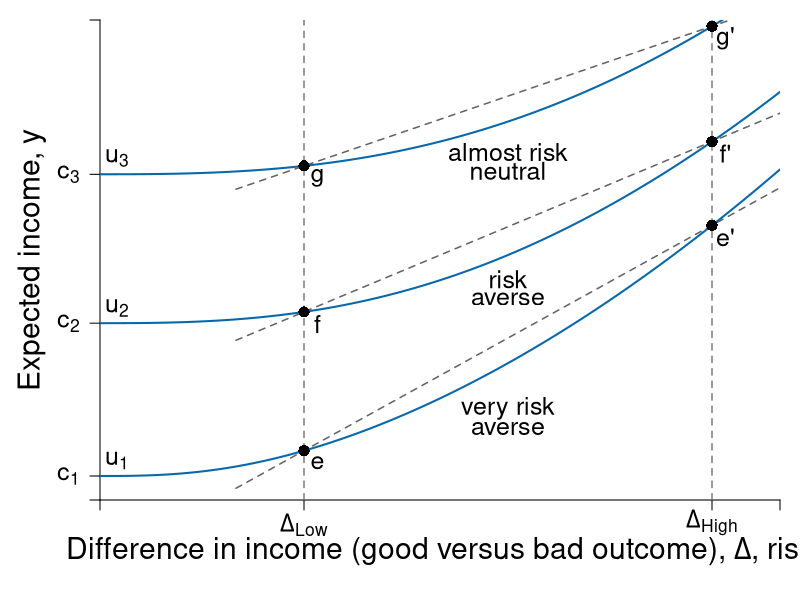

Source code (R):
#' Graph Designer: Scott Cohn
#' Authors: Bowles and Halliday
#' Title: Coordination, Conflict and Competition: A Text in Microeconomics

library("shape")

pdf(file = "risk/risks_low_very.pdf", width = 9, height = 7)

# Set parameters for graphics
axislabelsize <- 1.8
labelsize <- 1.5
namesize <- 1.8
annotatesize <- 1.5
graphlinewidth <- 2
segmentlinewidth <- 1.5

COL <- c("#7fc97f", "#beaed4", "#fdc086", "#ffff99", "#386cb0", "#f0027f", "#bf5b17", "#666666")
COLA <- c("#e0f3db", "#99d8c9","#66c2a4","#41ae76", "#238b45", "#005824")
COLB <- c("#c6dbef", "#4eb3d3", "#2b8cbe", "#0868ac","#084081")
COLC <- c("#fcfbfd", "#efedf5", "#dadaeb", "#bcbddc", "#9e9ac8", "#807dba", "#6a51a3", "#54278f", "#3f007d")
grays <- gray.colors(25, start = 1, end = 0, alpha = 1)

a <- c(2, 4, 6)
par(mar =  c(5, 5, 1, 1))
xlims <- c(0, 10)
ylims <- c(0, 20)


u <- function(y, delta, a = 1.5, b = 0.1, c = 2){
  y^a - b * delta^c
}

indiff <- function(u, delta, a = 1.5, b = 0.1, c = 2){
  (u + b * delta^c )^(1/a)
}

slopeA <- function(g, slope1 = 0.25, slope2 = 0.08){
  slope1 + 2*slope2*g
}
 
indiffA2 <- function(g, intercept = 7.8, slope1 = 0.25, slope2 = 0.055){
  intercept  + slope1*g + slope2*g^2
}

slopeA2 <- function(g, slope1 = 0.25, slope2 = 0.055){
  slope1 + 2*slope2*g
}


slopeA3 <- function(g, slope1 = 0.25, slope2 = 0.01){
  slope1 + 2*slope2*g
}

tangentline <- function(b, m, x){
  m*x + b
}

#Plot command 
plot(0, 0, xlim = xlims, ylim = ylims, 
     type = "n",
     xlab = expression(paste("")),
     ylab = expression(paste("")), 
     axes = FALSE,
     cex.lab = axislabelsize, 
     bty = "n", 
     xaxs = "i", 
     yaxs = "i"
)

ticksx <- c(0, 3, 9, xlims[2])
xlabels <- c(NA, expression(paste(Delta[Low])), expression(paste(Delta[High])), NA)
ticksy <- c(0, 1, 7.368, 13.57, ylims[2])
ylabels <- c(NA, expression(paste(c[1])), expression(paste(c[2])), expression(paste(c[3])), NA)

axis(1, at = ticksx, pos = 0, labels = xlabels, cex.axis = labelsize)
axis(2, at = ticksy, pos = 0, labels = ylabels, las = 1, cex.axis = labelsize)

#Axis labels and draw linear utility function
mtext(expression(paste("Difference in income (good versus bad outcome), ", Delta, ", risk")), side = 1, line = 2.5, cex = axislabelsize)
text(-1, 0.5*ylims[2], expression(paste("Expected income, ", y)), xpd = TRUE, cex = axislabelsize, srt = 90) 


npts <- 500 
xx1 <- seq(xlims[1], xlims[2], length.out = npts)
xx2 <- seq(2, 10, length.out = npts)


# Dashed
segments(3, 0, 3, ylims[2], lty = 2, col = grays[20], lwd = segmentlinewidth)
segments(9, 0, 9, ylims[2], lty = 2, col = grays[20], lwd = segmentlinewidth)


lines(xx2, tangentline(b = -2.64, m = 1.565, x = xx2), col = grays[22], lwd = segmentlinewidth, lty = 2)
lines(xx2, tangentline(b = 4.289, m = 1.183, x = xx2), col = grays[22], lwd = segmentlinewidth, lty = 2)
lines(xx2, tangentline(b = 11.01, m = 0.97, x = xx2), col = grays[22], lwd = segmentlinewidth, lty = 2)

# Indiff curves
for (u in c(1, 20, 50) ) {
  lines(xx1, indiff(u, xx1, c = 2.7), col = COLB[4], lwd = graphlinewidth, lty = 1)  
}

# Points + Labels
points(3, indiff(1, 3, c = 2.7), pch = 16, col = "black", cex = 1.5)
text(3 + 0.2, indiff(1, 3, c = 2.7) - 0.5, expression(e), cex = labelsize) # e
points(9, indiff(1, 9, c = 2.7), pch = 16, col = "black", cex = 1.5)
text(9 + 0.2, indiff(1, 9, c = 2.7) - 0.5, expression("e'"), cex = labelsize) # e'

points(3, indiff(20, 3, c = 2.7), pch = 16, col = "black", cex = 1.5)
text(3 + 0.2, indiff(20, 3, c = 2.7) - 0.5, expression(f), cex = labelsize) # f
points(9, indiff(20, 9, c = 2.7), pch = 16, col = "black", cex = 1.5)
text(9 + 0.2, indiff(20, 9, c = 2.7) - 0.5, expression("f'"), cex = labelsize) # f'

points(3, indiff(50, 3, c = 2.7), pch = 16, col = "black", cex = 1.5)
text(3 + 0.2, indiff(50, 3, c = 2.7) - 0.5, expression(g), cex = labelsize) # g
points(9, indiff(50, 9, c = 2.7), pch = 16, col = "black", cex = 1.5)
text(9 + 0.2, indiff(50, 9, c = 2.7) - 0.5, expression("g'"), cex = labelsize) # g'

#Label value functions
text(0.25, 1.65, expression(u[1]), cex = labelsize)
text(6, 3.8, expression("very risk"), cex = labelsize)
text(6, 3, expression("averse"), cex = labelsize)

text(0.25, 8, expression(u[2]), cex = labelsize)
text(6, 9.2, expression("risk"), cex = labelsize)
text(6, 8.4, expression("averse"), cex = labelsize)


text(0.25, 14.25, expression(u[3]), cex = labelsize)
text(6, 14.5, expression("almost risk"), cex = labelsize)
text(6, 13.7, expression("neutral"), cex = labelsize)


dev.off()
